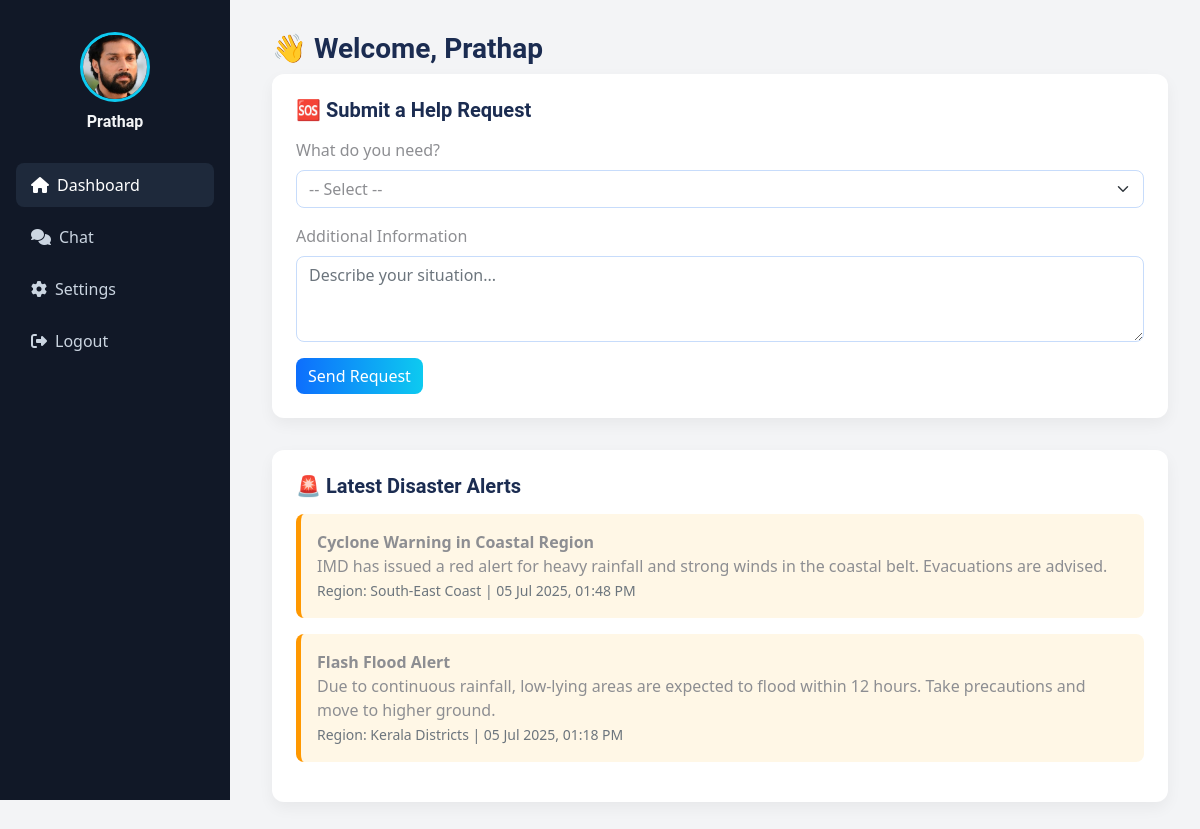
/user/public/public_dashboard.php (signed in), run on the app's committed database.
### tables this page shows
CREATE TABLE `public_users` (
  `id` int(11) NOT NULL,
  `username` varchar(50) DEFAULT NULL,
  `password` varchar(255) DEFAULT NULL,
  `full_name` varchar(100) DEFAULT NULL,
  `email` varchar(100) DEFAULT NULL,
  `phone` varchar(15) DEFAULT NULL,
  `location` varchar(100) DEFAULT NULL,
  `gender` varchar(10) DEFAULT NULL,
  `photo` varchar(255) DEFAULT NULL,
  `created_at` timestamp NOT NULL DEFAULT current_timestamp()
);

### user/public/public_dashboard.php (the view, shortened to what this page needs)
<?php
$conn = new mysqli("localhost", "root", "", "relieflink");
$username = $_SESSION['public_username'];
$user = $conn->query("SELECT * FROM public_users WHERE username = '$username'")->fetch_assoc();
$alerts = [
    [
        'title' => 'Cyclone Warning in Coastal Region',
        'description' => 'IMD has issued a red alert for heavy rainfall and strong winds in the coastal belt. Evacuations are advised.',
        'region' => 'South-East Coast',
        'created_at' => date('Y-m-d H:i:s')
    ],
    [
        'title' => 'Flash Flood Alert',
        'description' => 'Due to continuous rainfall, low-lying areas are expected to flood within 12 hours. Take precautions and move to higher ground.',
        'region' => 'Kerala Districts',
        'created_at' => date('Y-m-d H:i:s', strtotime('-30 minutes'))
    ]
];
?>
<!DOCTYPE html>
<html lang="en">
<head>
  <link rel="stylesheet" href="../../assets/css/bootstrap.min.css">
  <link rel="stylesheet" href="https://cdnjs.cloudflare.com/ajax/libs/font-awesome/6.4.0/css/all.min.css">
</head>
<body>
<div class="sidebar">
  <div class="profile">
    <img src="uploads/<?= $user['photo'] ?>" alt="Profile">
    <h6><?= htmlspecialchars($user['full_name']) ?></h6>
  </div>
  <a href="#" class="active"><i class="fas fa-home me-2"></i>Dashboard</a>
  <a href="./chat_with_volunteers.php"><i class="fas fa-comments me-2"></i>Chat</a>
  <a href="public_settings.php"><i class="fas fa-cog me-2"></i>Settings</a>
  <a href="public_logout.php"><i class="fas fa-sign-out-alt me-2"></i>Logout</a>
</div>
<div class="main">
  <h3>👋 Welcome, <?= htmlspecialchars($user['full_name']) ?></h3>
  <div class="card-box">
    <h5 class="mb-3">🆘 Submit a Help Request</h5>
    <form action="send_public_request.php" method="POST">
      <div class="mb-3">
        <label class="form-label">What do you need?</label>
        <select name="need" class="form-select" required>
          <option value="">-- Select --</option>
        </select>
      </div>
      <div class="mb-3">
        <label class="form-label">Additional Information</label>
        <textarea name="message" class="form-control" rows="3" placeholder="Describe your situation..."></textarea>
      </div>
      <button class="btn btn-primary">Send Request</button>
    </form>
  </div>
  <div class="card-box">
    <h5 class="mb-3">🚨 Latest Disaster Alerts</h5>
    <?php foreach($alerts as $alert): ?>
      <div class="alert-item">
        <strong><?= htmlspecialchars($alert['title']) ?></strong><br>
        <?= htmlspecialchars($alert['description']) ?><br>
        <small class="text-muted">Region: <?= htmlspecialchars($alert['region']) ?> | <?= date("d M Y, h:i A", strtotime($alert['created_at'])) ?></small>
      </div>
    <?php endforeach; ?>
  </div>
</div>
</body>
</html>

### user/public/public_dashboard.php (style rules this page uses)
body { margin: 0; font-family: 'Segoe UI', sans-serif; background-color: #f3f4f6; }
.sidebar { position: fixed; left: 0; top: 0; height: 100vh; width: 230px; background-color: #111827; color: white; padding: 2rem 1rem; }
.sidebar .profile { text-align: center; margin-bottom: 2rem; }
.sidebar .profile img { width: 70px; height: 70px; border-radius: 50%; object-fit: cover; border: 3px solid #0dcaf0; }
.sidebar .profile h6 { margin-top: 10px; font-size: 1rem; color: #f3f4f6; }
.sidebar a { display: block; color: #cbd5e1; padding: 10px 15px; text-decoration: none; border-radius: 8px; margin-bottom: 8px; }
.sidebar a:hover, .sidebar a.active { background-color: #1e293b; color: #fff; }
.main { margin-left: 240px; padding: 2rem; }
.card-box { background: white; border-radius: 12px; box-shadow: 0 6px 15px rgba(0, 0, 0, 0.05); padding: 1.5rem; margin-bottom: 2rem; }
.alert-item { border-left: 5px solid #ff9800; background: #fff7e6; padding: 1rem; margin-bottom: 1rem; border-radius: 8px; }
.btn-primary { background: linear-gradient(to right, #0d6efd, #0dcaf0); border: none; }

### data on the page
public_users: photo (picture), full_name "Prathap"

### other printed values
$alert['title'] "Cyclone Warning in Coastal Region"
$alert['description'] "IMD has issued a red alert for heavy rainfall and strong winds in the coastal belt. Evacuations are advised."
$alert['region'] "South-East Coast"
date("d M Y, h:i A", strtotime($alert['created_at'])) "05 Jul 2025, 01:48 PM"
$alert['title'] "Flash Flood Alert"
$alert['description'] "Due to continuous rainfall, low-lying areas are expected to flood within 12 hours. Take precautions and move to higher ground."
$alert['region'] "Kerala Districts"
date("d M Y, h:i A", strtotime($alert['created_at'])) "05 Jul 2025, 01:18 PM"
